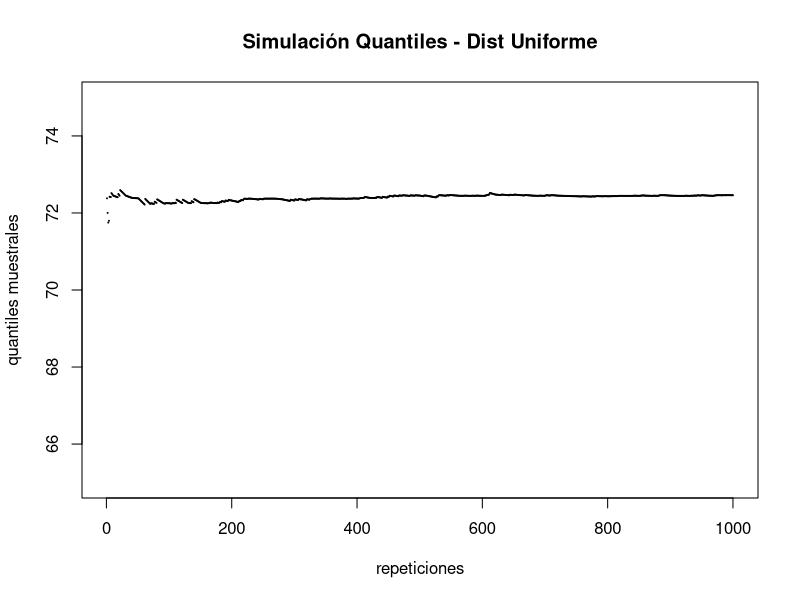
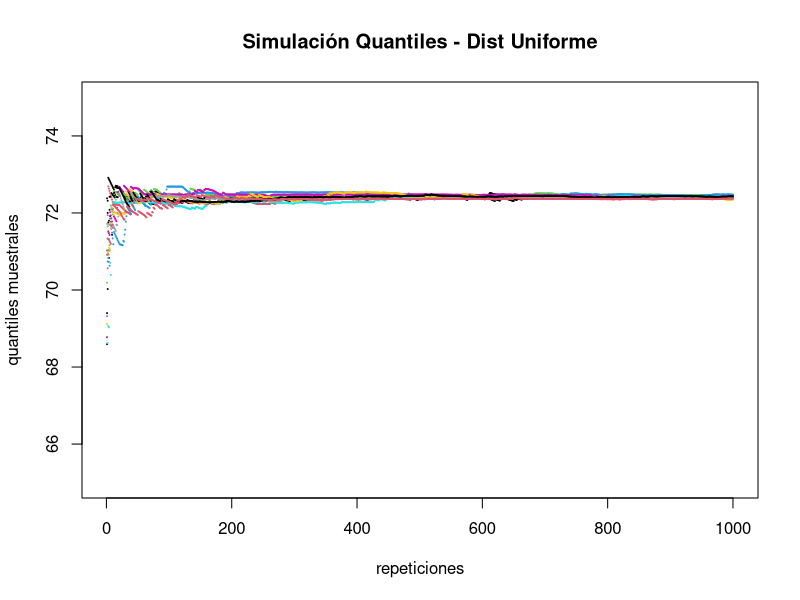

The R source for these figures, in order:
## ---- chunk 1
knitr::opts_chunk$set(echo = TRUE)
set.seed(999)
## ---- chunk 2
rnorm(n=5,mean = 0,sd=1)
## ---- chunk 3
datos <- rnorm(n=5,mean = 0,sd=1)
## ---- chunk 4
set.seed(000)
rnorm(n=5,mean = 0,sd=1)
## ---- chunk 5
a <- 67
b <- 73
## ---- chunk 6
quantile_poblacional_unif <- qunif(p=0.9,min = a,max = b)
quantile_poblacional_unif
## ---- chunk 7
Nrep=1000
set.seed(000) #para que a mi me de siempre lo mismo. 
muchas_uniformes <- runif(n=Nrep,min = a, max = b)
## ---- chunk 8
muchos_quantiles_uniformes<- rep(NA, Nrep)
for(n in 1:Nrep)
{
  muchos_quantiles_uniformes[n] <- quantile(x=muchas_uniformes[1:n], probs = 0.9)
}
## ---- chunk 9
plot(1:Nrep, muchos_quantiles_uniformes,
     ylim=c(65,75),cex=0.1, xlab = "repeticiones", ylab="quantiles muestrales", main="Simulación Quantiles - Dist Uniforme")
## ---- chunk 10
 #para que a mi me de siempre lo mismo. 
#Hago el primero separado, para dar inicio al plot. 
set.seed(000)
muchas_uniformes <- runif(n=Nrep,min = a, max = b)

muchos_quantiles_uniformes<- rep(NA, Nrep)
for(n in 1:Nrep)
{
muchos_quantiles_uniformes[n] <- quantile(x=muchas_uniformes[1:n], probs = 0.9)
}
plot(1:Nrep, muchos_quantiles_uniformes,ylim=c(65,75), cex=0.1, xlab = "repeticiones", ylab="quantiles muestrales", main="Simulación Quantiles - Dist Uniforme")




#los proximos los hago con un for,  y los puntos se agregan al plot inicial con el comando  point


Ngen <- 10
for( j in 1:Ngen)
{
muchas_uniformes <- runif(n=Nrep,min = a, max = b)

  muchos_quantiles_uniformes<- rep(NA, Nrep)
for(n in 1:Nrep)
{
  muchos_quantiles_uniformes[n] <- quantile(x=muchas_uniformes[1:n], probs = 0.9)
}
points(1:Nrep, muchos_quantiles_uniformes, cex=0.1,col=j)
}


